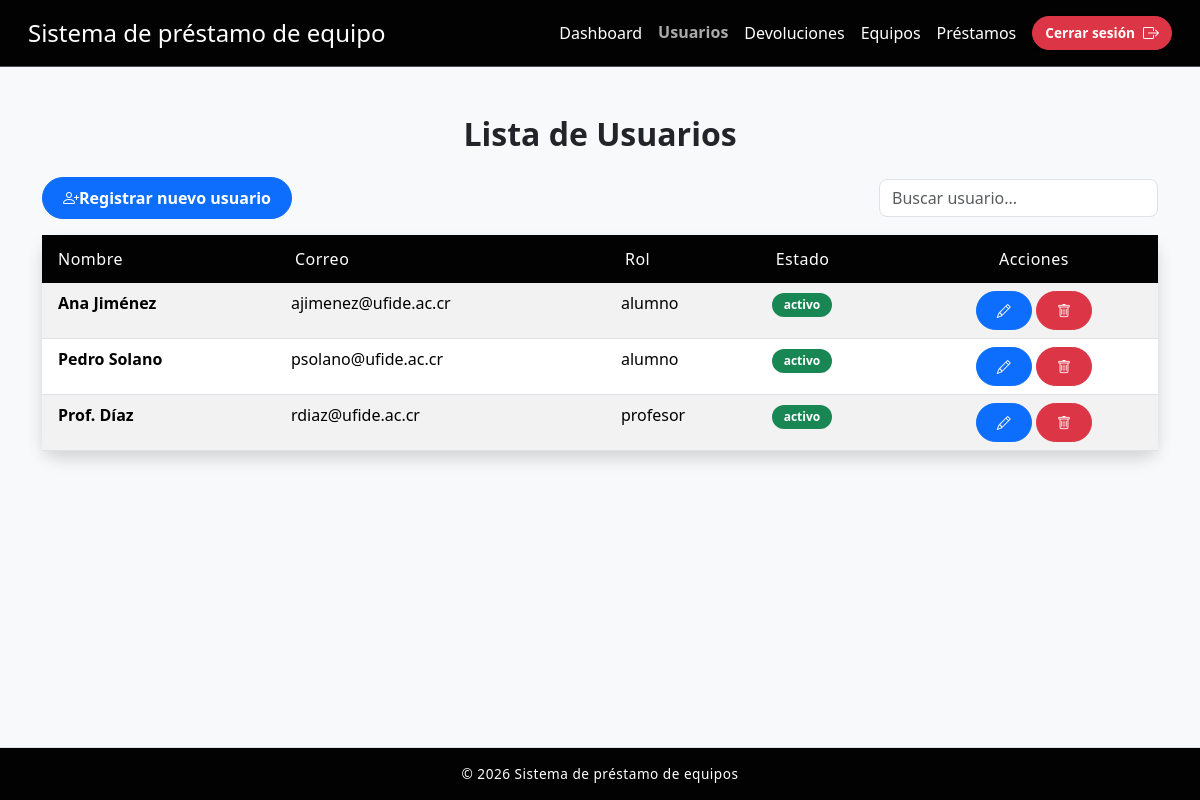
/index.php?action=usuarios (signed in), run on the app's committed database.
### tables this page shows
CREATE TABLE Usuarios (
    id_usuarios  INT          NOT NULL AUTO_INCREMENT,
    nombre       VARCHAR(50)  NOT NULL,
    cedula       VARCHAR(20)  NOT NULL UNIQUE,
    email        VARCHAR(50)  NOT NULL UNIQUE,
    telefono     VARCHAR(50),
    tipo_usuario VARCHAR(20)  NOT NULL,  
    estado       VARCHAR(50)  NOT NULL DEFAULT 'activo',
    PRIMARY KEY (id_usuarios)
);

### controllers/UserController.php (called while the page is built, shortened)
<?php
require_once __DIR__ . '/../models/Usuario.php';
class UserController
{
    private $userModel;
    public function __construct()
    {
        $this->userModel = new Usuario();
    }
    public function index()
    {
        $usuarios = $this->userModel->listarTodos();
        require_once __DIR__ . '/../views/usuarios.php';
    }
}

### config/database.php (called while the page is built, shortened)
<?php
class Database {
    private $host = "db";
    private $db   = "prestamos_db";
    private $user = "appuser";
    private $pass = "apppass";
    public function connect() {
        $conn = new mysqli($this->host, $this->user, $this->pass, $this->db);
        return $conn;
    }
}

### models/Usuario.php (called while the page is built, shortened)
<?php
require_once __DIR__ . '/../config/database.php';
class Usuario
{
    private $db;
    public function __construct()
    {
        $database = new Database();
        $this->db = $database->connect();
    }
    public function listarTodos()
    {
        $query = "SELECT id_usuarios, nombre, cedula, email, tipo_usuario, estado FROM Usuarios WHERE estado = 'activo'";
        $resultado = $this->db->query($query);
        return $resultado->fetch_all(MYSQLI_ASSOC);
    }
}

### views/usuarios.php (the view, shortened to what this page needs)
<!DOCTYPE html>
<html lang="es">
<head>
    <link href="https://cdn.jsdelivr.net/npm/bootstrap@5.3.2/dist/css/bootstrap.min.css" rel="stylesheet">
    <link href="https://cdn.jsdelivr.net/npm/bootstrap-icons@1.11.3/font/bootstrap-icons.css" rel="stylesheet">
    <link rel="stylesheet" href="public/css/styles.css">
</head>
<body>
<header>
    <nav class="navbar bg-dark border-bottom border-body p-3" data-bs-theme="dark">
        <div class="container-fluid d-flex justify-content-between align-items-center">
            <h1 class="h4 text-white m-0">Sistema de préstamo de equipo</h1>
            <ul class="d-flex align-items-center list-unstyled m-0 gap-3">
                <li>
                    <a href="index.php?action=dashboard" class="nav-link text-white <?php echo ($_GET['action'] == 'dashboard') ? 'active fw-bold' : ''; ?>">
                        Dashboard
                    </a>
                </li>
                <li>
                    <a href="index.php?action=usuarios" class="nav-link text-white <?php echo ($_GET['action'] == 'usuarios') ? 'active fw-bold' : ''; ?>">
                        Usuarios
                    </a>
                </li>
                <li>
                    <a href="index.php?action=devoluciones" class="nav-link text-white <?php echo ($_GET['action'] == 'devoluciones') ? 'active fw-bold' : ''; ?>">
                        Devoluciones
                    </a>
                </li>
                <li>
                    <a href="index.php?action=equipos" class="nav-link text-white <?php echo ($_GET['action'] == 'equipos') ? 'active fw-bold' : ''; ?>">
                        Equipos
                    </a>
                </li>
                <li>
                    <a href="index.php?action=prestamos" class="nav-link text-white <?php echo ($_GET['action'] == 'prestamos') ? 'active fw-bold' : ''; ?>">
                        Préstamos
                    </a>
                </li>
                <li>
                    <a href="index.php?action=logout" class="btn btn-danger btn-sm py-1 d-flex align-items-center gap-2 shadow-sm">
                        <span>Cerrar sesión</span>
                        <i class="bi bi-box-arrow-right" style="font-size: 1rem;"></i>
                    </a>
                </li>
            </ul>
        </div>
    </nav>
</header>
<main class="container mt-5">
    <h1 class="text-center mb-4 h2 fw-bold">Lista de Usuarios</h1>
    <div class="d-flex justify-content-between align-items-center mb-3 flex-wrap gap-2">
        <a href="index.php?action=registrar_usuario" class="btn btn-primary">
            <i class="bi bi-person-plus"></i> Registrar nuevo usuario
        </a>
        <input type="text" id="busqueda" class="form-control w-25" placeholder="Buscar usuario...">
    </div>
    <div class="card shadow">
        <div class="card-body p-0">
            <div class="table-responsive">
                <table class="table table-striped table-hover mb-0">
                    <thead class="table-dark">
                        <tr>
                            <th class="ps-3">Nombre</th>
                            <th>Correo</th>
                            <th>Rol</th>
                            <th>Estado</th>
                            <th class="text-center">Acciones</th>
                        </tr>
                    </thead>
                    <tbody id="tablaUsuarios">
                        <?php foreach ($usuarios as $u): ?>
                        <tr>
                            <td class="ps-3 fw-bold"><?= htmlspecialchars($u['nombre']) ?></td>
                            <td><?= htmlspecialchars($u['email']) ?></td>
                            <td><?= htmlspecialchars($u['tipo_usuario']) ?></td>
                            <td>
                                <span class="badge bg-success"><?= htmlspecialchars($u['estado'] ?? 'Activo') ?></span>
                            </td>
                            <td class="text-center">
                                <a href="index.php?action=editar_usuario&id=<?= $u['id_usuarios'] ?>" class="btn btn-sm btn-primary">
                                    <i class="bi bi-pencil"></i>
                                </a>
                                <a href="index.php?action=eliminar_usuario&id=<?= $u['id_usuarios'] ?>" class="btn btn-sm btn-danger">
                                    <i class="bi bi-trash"></i>
                                </a>
                            </td>
                        </tr>
                        <?php endforeach; ?>
                    </tbody>
                </table>
            </div>
        </div>
    </div>
</main>
<footer class="mt-5 p-3 text-center border-top">
    <p>&copy; 2026 Sistema de préstamo de equipos</p>
</footer>
</body>
</html>

### public/css/styles.css (style rules this page uses)
html, body { height: 100%; }
body { min-height: 100vh; display: flex; flex-direction: column; margin: 0; font-family: 'Segoe UI', Arial, sans-serif; background-color: #f8f9fa; }
main { flex: 1; }
nav.navbar.bg-dark { background-color: #020202 !important; padding: 1rem; }
.navbar-brand, .nav-link { color: white !important; transition: all 0.3s ease; }
.nav-link:hover, .nav-link.active { color: #aaaaaa !important; transform: translateY(-1px); }
.navbar .btn-sm { padding: 4px 12px !important; font-size: 0.85rem !important; display: inline-flex; align-items: center; gap: 8px; }
.card { border: none; border-radius: 16px; box-shadow: 0 4px 20px rgba(0, 0, 0, 0.1); transition: transform 0.2s ease; }
.form-control, .form-select { border-radius: 8px; transition: all 0.3s ease; }
.btn-primary, .btn-secondary, .btn-success, .btn-danger, .btn-dark, .btn-outline-dark { border-radius: 30px !important; padding: 8px 20px; font-weight: 600; transition: all 0.3s ease; display: inline-flex; align-items: center; justify-content: center; }
.table thead.table-dark th { background-color: #020202; color: white; font-weight: 500; letter-spacing: 0.5px; border: none; padding: 12px; }
.table tbody tr { transition: background-color 0.2s ease; }
.badge { border-radius: 12px; padding: 6px 12px; }
footer { background-color: #020202; color: white; text-align: center; padding: 15px; margin-top: auto; font-size: 0.85rem; letter-spacing: 0.5px; }
footer p { margin: 0; }

### data on the page
usuarios: nombre "Ana Jiménez", email "ajimenez@ufide.ac.cr", tipo_usuario "alumno", estado "activo"
usuarios: nombre "Pedro Solano", email "psolano@ufide.ac.cr", tipo_usuario "alumno", estado "activo"
usuarios: nombre "Prof. Díaz", email "rdiaz@ufide.ac.cr", tipo_usuario "profesor", estado "activo"
